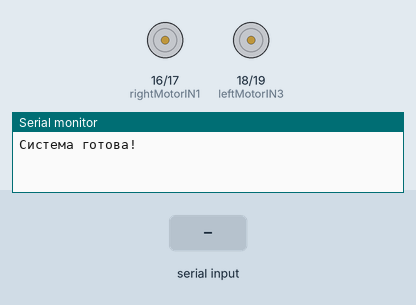
Simulated run of this sketch. Board: ESP32. Shown: motor-driver pin pairs drawn as motors (green arrow = first pin HIGH = forward, orange = second pin HIGH = backward, longer = more drive), the last lines printed to the serial monitor. Inputs (shaded band) come from the test bench.

Above: at 1.2 s.
1.3 s: "dance" received over the second serial link
At 2.45 s:
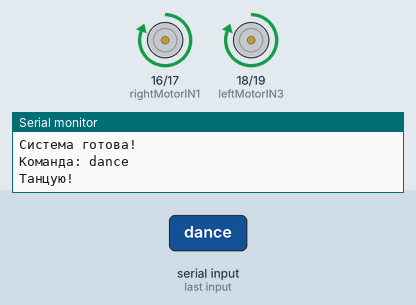
At 2.85 s:
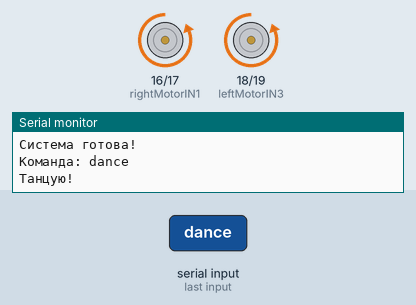
Timing chart, 0 to 8.5 s (numbered marks = the images above; inputs shaded):
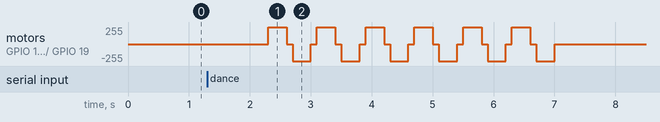

The sketch:

2nd_code.ino
```cpp
#define CUSTOM_SETTINGS
#define INCLUDE_TERMINAL_MODULE
#include <DabbleESP32.h>

const int rightMotorIN1 = 16;
const int rightMotorIN2 = 17;
const int leftMotorIN3 = 18;
const int leftMotorIN4 = 19;

void setup() {
  Serial.begin(115200);

  pinMode(rightMotorIN1, OUTPUT);
  pinMode(rightMotorIN2, OUTPUT);
  pinMode(leftMotorIN3, OUTPUT);
  pinMode(leftMotorIN4, OUTPUT);

  stopMotors();

  Dabble.begin("MyVoiceCar");
  Serial.println("Система готова!");
}

void loop() {
  Dabble.processInput();
  controlWithVoice();
}

void controlWithVoice() {
  if (Terminal.available() != 0) {
    String serialdata = Terminal.readString();
    serialdata.toLowerCase();

    Serial.print("Команда: ");
    Serial.println(serialdata);

    if (serialdata.indexOf("forward") != -1) {
      moveForward();
    }
    else if (serialdata.indexOf("backward") != -1 || serialdata.indexOf("back") != -1) {
      moveBackward();
    }
    else if (serialdata.indexOf("left") != -1) {
      turnLeft();
      delay(600);
      stopMotors();
    }
    else if (serialdata.indexOf("right") != -1) {
      turnRight();
      delay(600);
      stopMotors();
    }
    else if (serialdata.indexOf("dance") != -1) {
      dance();
    }
    else if (serialdata.indexOf("stop") != -1) {
      stopMotors();
    }
  }
}

void moveForward() {
  digitalWrite(rightMotorIN1, HIGH);
  digitalWrite(rightMotorIN2, LOW);
  digitalWrite(leftMotorIN3, LOW);
  digitalWrite(leftMotorIN4, HIGH);
}

void moveBackward() {
  digitalWrite(rightMotorIN1, LOW);
  digitalWrite(rightMotorIN2, HIGH);
  digitalWrite(leftMotorIN3, LOW);   // fixed: swapped vs original
  digitalWrite(leftMotorIN4, HIGH);  // fixed: swapped vs original
}

void turnLeft() {
  digitalWrite(rightMotorIN1, HIGH);
  digitalWrite(rightMotorIN2, LOW);
  digitalWrite(leftMotorIN3, HIGH);
  digitalWrite(leftMotorIN4, LOW);
}

void turnRight() {
  digitalWrite(rightMotorIN1, LOW);
  digitalWrite(rightMotorIN2, HIGH);
  digitalWrite(leftMotorIN3, LOW);
  digitalWrite(leftMotorIN4, HIGH);
}

void stopMotors() {
  digitalWrite(rightMotorIN1, LOW);
  digitalWrite(rightMotorIN2, LOW);
  digitalWrite(leftMotorIN3, LOW);
  digitalWrite(leftMotorIN4, LOW);
}

void dance() {
  Serial.println("Танцую!");
  for (int i = 0; i < 6; i++) {
    turnLeft();
    delay(300);
    stopMotors();
    delay(100);
    turnRight();
    delay(300);
    stopMotors();
    delay(100);
  }
  stopMotors();
  Serial.println("Танец окончен!");
}
```

Measured:
- after the input at 1.3 s, motor on GPIO 16 (rightMotorIN1) / GPIO 17 (rightMotorIN2), motor on GPIO 18 (leftMotorIN3) / GPIO 19 (leftMotorIN4): stopped → forward 255/255 after 1.0 s, then repeats every 0.80 s: stopped 0.10 s, backward 255/255 0.30 s, stopped 0.10 s, forward 255/255 0.30 s, until it stays stopped from 7.0 s
